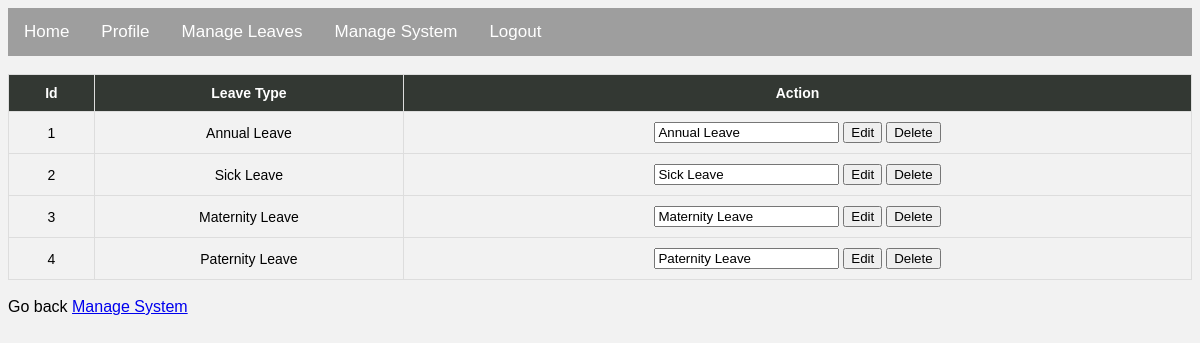
The app's page /admin/display_leave_types.php (signed in) with its own data.
### tables this page shows
CREATE TABLE `leave_type` (
  `id` int(11) NOT NULL,
  `l_name` varchar(255) NOT NULL
);

### admin/display_leave_types.php (the view, shortened to what this page needs)
<?php
require_once '../config.php';
$query = "SELECT * FROM leave_type ORDER BY id";
$result = mysqli_query($con, $query);
?>
<!DOCTYPE html>
<html lang="en">
<head>
    <link rel="stylesheet" href="../css/employee.css">
</head>
<body>
    <div class="topnav">
        <a href="index.php">Home</a>
        <a href="profile.php">Profile</a>
        <a href="manage_leaves.php">Manage Leaves</a>
        <a href="other.php">Manage System</a>
        <a href="../logout.php">Logout</a>
    </div>
    <br>
    <div class="table">
        <table class="table">
            <tr>
                <th>Id</th>
                <th>Leave Type</th>
                <th>Action</th>
            </tr>
            <?php while ($row = mysqli_fetch_assoc($result)) { ?>
                <tr>
                    <td><?php echo $row['id']; ?></td>
                    <td><?php echo $row['l_name']; ?></td>
                    <td>
                        <form method="post" action="">
                            <input type="text" name="new_leave_type_name" value="<?= $row['l_name'] ?>" placeholder="New Leave Type Name">
                            <button type="submit" name="edit_leave_type">Edit</button>
                            <button type="submit" name="delete_leave_type">Delete</button>
                        </form>
                    </td>
                </tr>
            <?php } ?>
        </table>
    </div>
    <br>
    <div class="panel-footer">Go back <a href="other.php">Manage System</a></div>
</body>

### css/employee.css (style rules this page uses)
body { background-color: #f2f2f2; font-family: Arial, sans-serif; }
.topnav { background-color: #9e9e9e; overflow: hidden; }
.topnav a { float: left; color: white; text-align: center; padding: 14px 16px; text-decoration: none; font-size: 17px; }
.table { border-collapse: collapse !important; width: 100% !important; font-size: 14px !important; }
.table th, .table td { text-align: center !important; padding: 10px !important; border: 1px solid #ddd !important; }
.table tr:nth-child(even) { background-color: #f2f2f2 !important; }
.table th { background-color: #333833 !important; color: white !important; }

### records on screen
leave_type: id "1", l_name "Annual Leave", new_leave_type_name "Annual Leave"
leave_type: id "2", l_name "Sick Leave", new_leave_type_name "Sick Leave"
leave_type: id "3", l_name "Maternity Leave", new_leave_type_name "Maternity Leave"
leave_type: id "4", l_name "Paternity Leave", new_leave_type_name "Paternity Leave"
